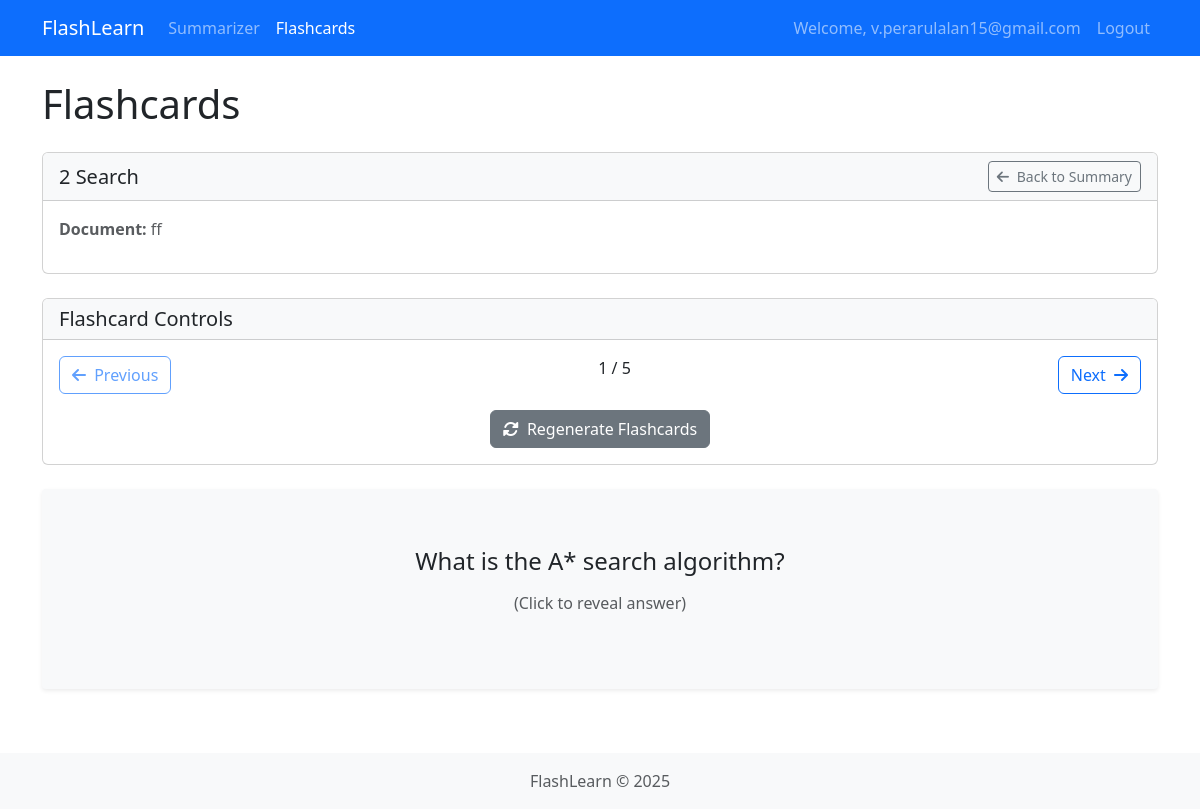
Screenshot of /summary/1/flashcards/ (signed in) with the database file from the repository.
### flashlearn/models.py (models this page shows, shortened)
class Summary(models.Model):
    document = models.ForeignKey(PDFDocument, on_delete=models.CASCADE, related_name='summaries')
    topic_title = models.CharField(max_length=255)
    content = models.TextField()
    created_at = models.DateTimeField(auto_now_add=True)

class PDFDocument(models.Model):
    title = models.CharField(max_length=255)
    file = models.FileField(upload_to='pdf_uploads/')
    uploaded_at = models.DateTimeField(auto_now_add=True)
    processed = models.BooleanField(default=False)
    user = models.ForeignKey(User, on_delete=models.CASCADE, related_name='documents', null=True)

class Flashcard(models.Model):
    summary = models.ForeignKey(Summary, on_delete=models.CASCADE, related_name='flashcards')
    question = models.TextField()
    answer = models.TextField()
    created_at = models.DateTimeField(auto_now_add=True)

### flashlearn/views.py (the view)
# urls.py: path('summary/<int:summary_id>/flashcards/', views.flashcards, name='flashcards'),
@login_required
def flashcards(request, summary_id):
    summary = get_object_or_404(Summary, id=summary_id)
    flashcards = Flashcard.objects.filter(summary=summary).order_by('id')
    form = FlashcardGenerationForm()
    return render(request, 'flashcards.html', {
        'summary': summary,
        'flashcards': flashcards,
        'form': form,
        'active_tab': 'flashcards'
    })

### flashlearn/templates/flashcards.html (shortened to what this page needs)
{% extends 'base.html' %}
{% block content %}
<div class="row">
    <div class="col-md-12">
        <h1 class="mb-4">Flashcards</h1>
        <div class="card mb-4">
            <div class="card-header d-flex justify-content-between align-items-center">
                <h5 class="card-title mb-0">{{ summary.topic_title }}</h5>
                <a href="{% url 'view_summary' summary.id %}" class="btn btn-outline-secondary btn-sm">
                    <i class="fas fa-arrow-left me-1"></i> Back to Summary
                </a>
            </div>
            <div class="card-body">
                <p class="text-muted mb-3">
                    <strong>Document:</strong> {{ summary.document.title }}
                </p>
            </div>
        </div>
        {% if not flashcards %}
            <div class="card mb-4">
                <div class="card-header">
                    <h5 class="card-title mb-0">Generate Flashcards</h5>
                </div>
                <div class="card-body">
                    <form method="post" action="{% url 'generate_flashcards' summary.id %}">
                        {% csrf_token %}
                        <div class="mb-3">
                            <label for="{{ form.num_cards.id_for_label }}" class="form-label">Number of Flashcards</label>
                            {{ form.num_cards }}
                            <div class="form-text">Select the number of flashcards you want to generate.</div>
                        </div>
                        <button type="submit" class="btn btn-primary">Generate Flashcards</button>
                    </form>
                </div>
            </div>
        {% else %}
            <div class="card mb-4">
                <div class="card-header">
                    <h5 class="card-title mb-0">Flashcard Controls</h5>
                </div>
                <div class="card-body">
                    <div class="d-flex justify-content-between">
                        <button id="prev-card" class="btn btn-outline-primary" disabled>
                            <i class="fas fa-arrow-left me-1"></i> Previous
                        </button>
                        <div>
                            <span id="current-card">1</span> / <span id="total-cards">{{ flashcards|length }}</span>
                        </div>
                        <button id="next-card" class="btn btn-outline-primary" {% if flashcards|length <= 1 %}disabled{% endif %}>
                            Next <i class="fas fa-arrow-right ms-1"></i>
                        </button>
                    </div>
                    <div class="mt-3 text-center">
                        <button id="regenerate-btn" class="btn btn-secondary" data-bs-toggle="modal" data-bs-target="#regenerateModal">
                            <i class="fas fa-sync-alt me-1"></i> Regenerate Flashcards
                        </button>
                    </div>
                </div>
            </div>
            <div id="flashcards-container">
                {% for card in flashcards %}
                    <div class="flashcard {% if not forloop.first %}d-none{% endif %}" data-index="{{ forloop.counter0 }}">
                        <div class="flashcard-inner">
                            <div class="flashcard-front">
                                <div class="text-center">
                                    <h4>{{ card.question }}</h4>
                                    <p class="text-muted mt-3">(Click to reveal answer)</p>
                                </div>
                            </div>
                            <div class="flashcard-back">
                                <div>
                                    <h4 class="text-primary mb-3">Answer:</h4>
                                    <p>{{ card.answer }}</p>
                                </div>
                            </div>
                        </div>
                    </div>
                {% endfor %}
            </div>
        {% endif %}
    </div>
</div>
{% endblock %}

### flashlearn/templates/base.html (shortened to what this page needs)
<!DOCTYPE html>
<html lang="en">
<head>
    <link href="https://cdn.jsdelivr.net/npm/bootstrap@5.3.0-alpha1/dist/css/bootstrap.min.css" rel="stylesheet">
    <link rel="stylesheet" href="https://cdnjs.cloudflare.com/ajax/libs/font-awesome/6.1.1/css/all.min.css">
    <link rel="stylesheet" href="https://cdnjs.cloudflare.com/ajax/libs/font-awesome/6.0.0/css/all.min.css">
</head>
<body>
    <nav class="navbar navbar-expand-lg navbar-dark bg-primary mb-4">
        <div class="container">
            <a class="navbar-brand" href="{% url 'home' %}">FlashLearn</a>
            <div class="collapse navbar-collapse" id="navbarNav">
                {% if user.is_authenticated %}
                    <ul class="navbar-nav me-auto">
                        <li class="nav-item">
                            <a class="nav-link {% if active_tab == 'summarizer' %}active{% endif %}" href="{% url 'home' %}">Summarizer</a>
                        </li>
                        {% if summary %}
                        <li class="nav-item">
                            <a class="nav-link {% if active_tab == 'flashcards' %}active{% endif %}" href="{% url 'flashcards' summary.id %}">Flashcards</a>
                        </li>
                        {% endif %}
                    </ul>
                    <ul class="navbar-nav">
                        <li class="nav-item">
                            <span class="nav-link">Welcome, {{ user.username }}</span>
                        </li>
                        <li class="nav-item">
                            <a class="nav-link" href="{% url 'logout' %}">Logout</a>
                        </li>
                    </ul>
                {% endif %}
            </div>
        </div>
    </nav>
    <div class="container main-content">
        {% block content %}{% endblock %}
    </div>
    <footer class="bg-light py-3 mt-5">
        <div class="container text-center">
            <p class="text-muted mb-0">FlashLearn &copy; {% now "Y" %}</p>
        </div>
    </footer>
</body>
</html>

### flashlearn/templates/base.html (style rules this page uses)
body { min-height: 100vh; display: flex; flex-direction: column; }
.main-content { flex: 1; }
.card-header { background-color: #f8f9fa; }
.flashcard { perspective: 1000px; height: 200px; margin-bottom: 1rem; }
.flashcard-inner { position: relative; width: 100%; height: 100%; transition: transform 0.6s; transform-style: preserve-3d; }
.flashcard-front, .flashcard-back { position: absolute; width: 100%; height: 100%; -webkit-backface-visibility: hidden; backface-visibility: hidden; display: flex; align-items: center; justify-content: center; padding: 1rem; border-radius: 0.25rem; box-shadow: 0 0.125rem 0.25rem rgba(0, 0, 0, 0.075); }
.flashcard-front { background-color: #f8f9fa; }
.flashcard-back { background-color: #e9ecef; transform: rotateY(180deg); }

### rows the page displays
Summary: topic_title "2 Search", document "ff"
Flashcard: question "What is the A* search algorithm?"

### other values shown
{{ user.username }} "v.perarulalan15@gmail.com"
{{ flashcards|length }} "5"
